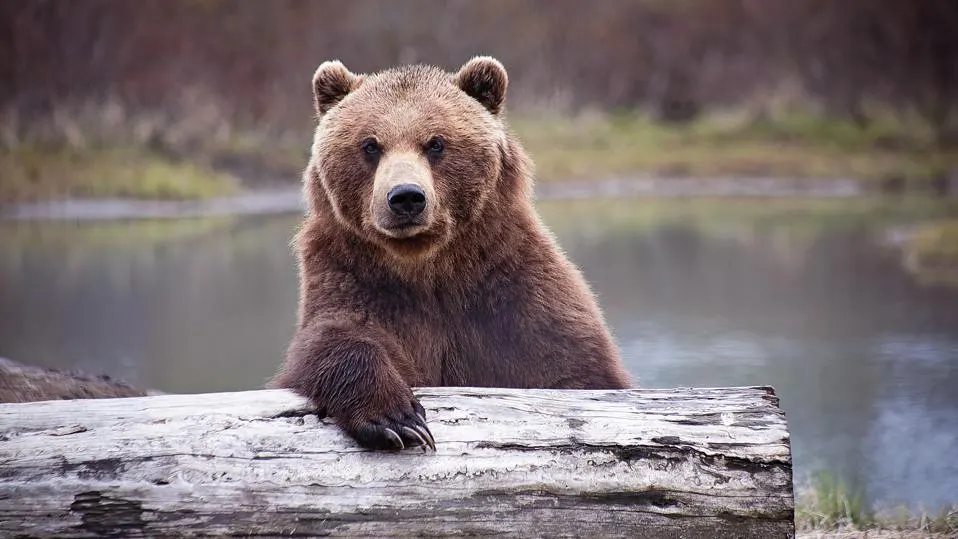
#> input picture python_attempts/Data/bear.webp, 958 x 539 px, found by its file name
$ jupyter execute 'Radial_Sonification_of _Image.ipynb'
#> lines starting #> are read from the running program, lines starting #| are printed output that depends on the picture
# Radial Sonification of Images

The code converts an image into a sound file using a radial mapping technique. Each pixel's color values influence the frequency of sine waves, and these sine waves are combined to create a sound representation of the image.

[cell 1]
import numpy as np
from PIL import Image
from scipy.io.wavfile import write
import matplotlib.pyplot as plt


def generate_sine_wave(frequency, duration, sample_rate):
    t = np.linspace(0, duration, int(sample_rate * duration), endpoint=False)
    wave = 0.5 * np.sin(2 * np.pi * frequency * t)
    return wave

def image_to_sound_radial_sine(image_path, output_path, sample_rate=44100, duration=5):
#> called with image_path = 'bear.webp', output_path = 'image_sonification_radial_sine-bear.wav', sample_rate = 44100, duration = 5
    image = Image.open(image_path).convert("RGB")
#> image is the input picture: PIL image 958x539 RGB; mean R, G, B 124.5, 113.4, 114.8
    #rotated_image = image.rotate(90, expand=True)
    #image_array = np.array(rotated_image)
    image_array = np.array(image)
    plt.imshow(image)
   # plt.imshow(rotated_image)
    plt.title('Original Image')
    plt.show()

    height, width, _ = image_array.shape
#> height = 539; width = 958
    total_samples = sample_rate * duration
    sound_data = np.zeros(total_samples)

    min_freq, max_freq = 200, 2000

    center_x, center_y = width // 2, height // 2
#> center_x = 479; center_y = 269
    y, x = np.indices((height, width))
    distances = np.sqrt((x - center_x)**2 + (y - center_y)**2)
    max_radius = np.sqrt(center_x**2 + center_y**2)
#> max_radius = 549.4
    distances = (distances / max_radius) * (total_samples // 2)

    plt.imshow(distances, cmap='viridis')
    plt.colorbar()
    plt.title('Radial Distance Map')
    plt.show()
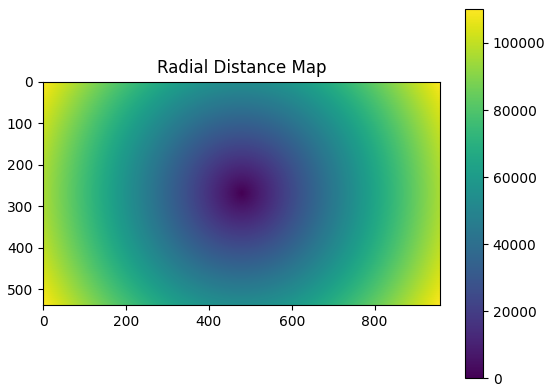
#> figure drawn by matplotlib, 2 panels

    num_rings = total_samples // (sample_rate * duration // 2)
    ring_duration = total_samples // num_rings

    for r in range(num_rings):
        mask = (distances >= r * max_radius / num_rings) & (distances < (r + 1) * max_radius / num_rings)
        ring_pixels = image_array[mask]

        if len(ring_pixels) == 0:
            continue

        red_mean = np.mean(ring_pixels[:, 0]) / 255.0
        green_mean = np.mean(ring_pixels[:, 1]) / 255.0
        blue_mean = np.mean(ring_pixels[:, 2]) / 255.0

        red_freq = min_freq + red_mean * (max_freq - min_freq)
        green_freq = min_freq + green_mean * (max_freq - min_freq)
        blue_freq = min_freq + blue_mean * (max_freq - min_freq)

        red_wave = generate_sine_wave(red_freq, ring_duration / sample_rate, sample_rate)
        green_wave = generate_sine_wave(green_freq, ring_duration / sample_rate, sample_rate)
        blue_wave = generate_sine_wave(blue_freq, ring_duration / sample_rate, sample_rate)

        wave = (red_wave + green_wave + blue_wave) / 3.0

        start_index = r * ring_duration
        end_index = start_index + ring_duration
        sample_length = min(len(wave), end_index - start_index)
        sound_data[start_index:end_index] += wave[:sample_length]
#> this loop made 2 passes
#> (red_mean, green_mean, blue_mean, red_freq, green_freq, blue_freq, sample_length) on passes 1 to 2: (0.346, 0.245, 0.254, 822.6, 641.9, 657.4, 110250), (0.303, 0.203, 0.213, 746.2, 565.3, 584.3, 110250)

    sound_data = sound_data / np.max(np.abs(sound_data))
    sound_data = (sound_data * 32767).astype(np.int16)
    write(output_path, sample_rate, sound_data)

[cell 2]
jpeg_file = 'bear.webp'
wav_file = 'image_sonification_radial_sine-bear.wav'
image_to_sound_radial_sine(jpeg_file, wav_file)

[cell 3]
jpeg_file = 'IMG_6098.jpeg'
#jpeg_file = 'Funny_Dog_H.webp'
wav_file = 'image_sonification_radial_sine-cat.wav'
image_to_sound_radial_sine(jpeg_file, wav_file)
#> call 2 of image_to_sound_radial_sine, with image_path = 'IMG_6098.jpeg', output_path = 'image_sonification_radial_sine-cat.wav', sample_rate = 44100, duration = 5
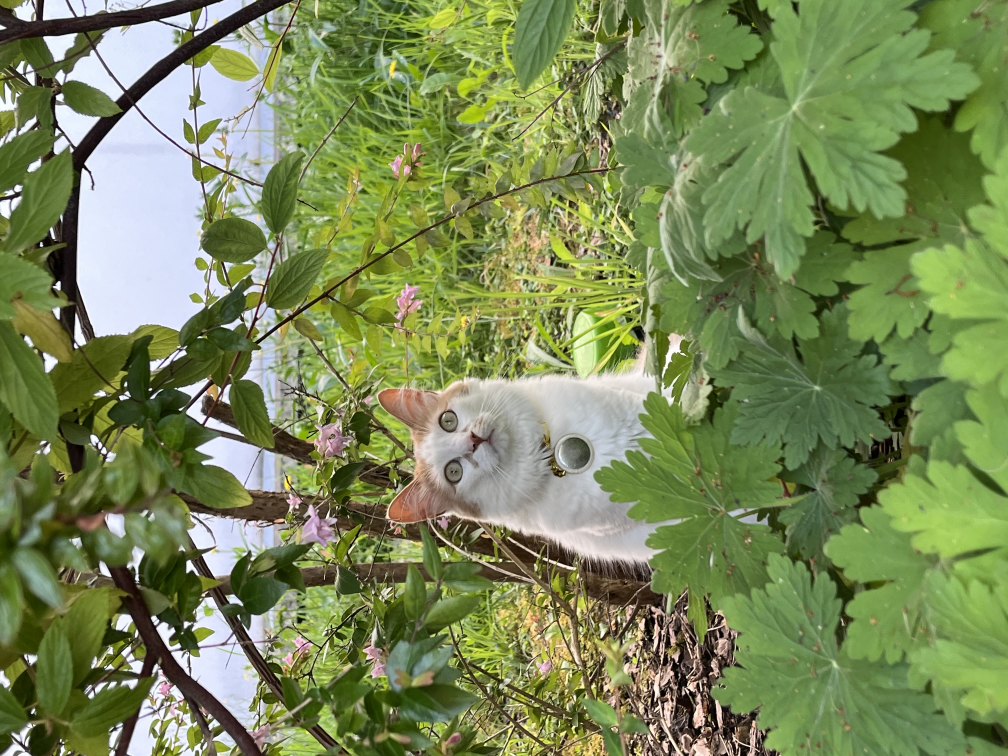
#> input picture python_attempts/Data/IMG_6098.jpeg, 4032 x 3024 px, found by its file name (shown at 1/4 size)
#> in image_to_sound_radial_sine, image is the input picture: PIL image 4032x3024 RGB; mean R, G, B 121.7, 136.5, 87.9
#> in image_to_sound_radial_sine (call 2), `plt.show()`:
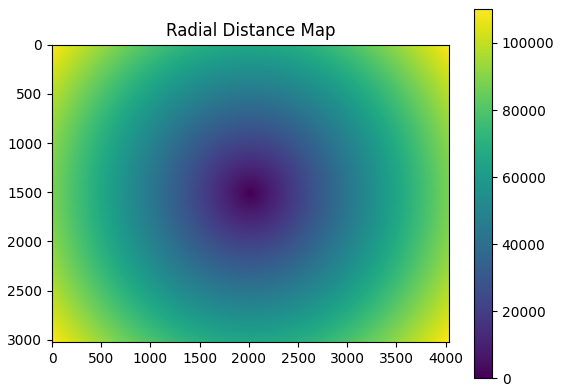
#> figure drawn by matplotlib, 2 panels
#> the loop in image_to_sound_radial_sine (call 2), `for r in range(num_rings):` made 2 passes
#> (red_mean, green_mean, blue_mean, red_freq, green_freq, blue_freq, sample_length) on passes 1 to 2: (0.646, 0.651, 0.528, 1362, 1371, 1149.5, 110250), (0.703, 0.718, 0.554, 1465.3, 1492.9, 1197.1, 110250)
